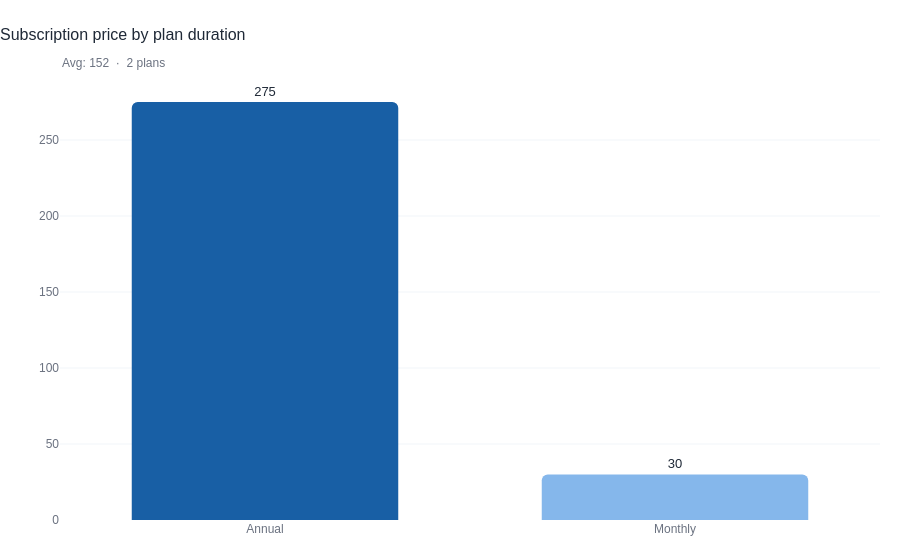

This figure's notebook cell:
### Code cell
df_prices_chart = prices[['plan_duration', 'subscription_price']].copy()
df_prices_chart = df_prices_chart.sort_values('subscription_price', ascending=False)

max_val = df_prices_chart['subscription_price'].max()

# Color intensity based on value (darker = higher)
def get_color(val):
    ratio = val / max_val
    if ratio >= 0.85: return '#185FA5'
    if ratio >= 0.60: return '#378ADD'
    if ratio >= 0.35: return '#5BA3E8'
    return '#85B7EB'

colors = [get_color(v) for v in df_prices_chart['subscription_price']]

fig = go.Figure(go.Bar(
    x=df_prices_chart['plan_duration'],
    y=df_prices_chart['subscription_price'],
    text=df_prices_chart['subscription_price'].apply(lambda v: f'{v:,.0f}'),
    textposition='outside',
    marker=dict(
        color=colors,
        line_width=0,
        cornerradius=6,
    ),
    cliponaxis=False,
))

avg = df_prices_chart['subscription_price'].mean()

fig.update_layout(
    title=dict(
        text='Subscription price by plan duration',
        font=dict(size=16, color='#1f2937', family='Arial'),
        x=0,
        pad=dict(b=16)
    ),
    annotations=[
        dict(
            text=f"Avg: {avg:,.0f}  ·  {len(df_prices_chart)} plans",
            xref='paper', yref='paper', x=0, y=1.06,
            showarrow=False,
            font=dict(size=12, color='#6b7280', family='Arial'),
            align='left'
        )
    ],
    xaxis=dict(
        title=None,
        showgrid=False,
        tickfont=dict(size=12, color='#6b7280', family='Arial'),
        showline=False,
    ),
    yaxis=dict(
        title=None,
        showgrid=True,
        gridcolor='#f1f5f9',
        gridwidth=1,
        zeroline=False,
        tickfont=dict(size=12, color='#6b7280', family='Arial'),
        tickformat=',.0f',
    ),
    plot_bgcolor='white',
    paper_bgcolor='white',
    showlegend=False,
    font=dict(family='Arial', size=13, color='#1f2937'),
    margin=dict(t=80, b=40, l=60, r=20),
    bargap=0.35,
)

fig.show()

### Figure 1 — Plotly figure (JSON) as saved in the notebook; plotly's stock layout.template omitted (floating-point values rounded to 4 significant figures)
{"data": [{"cliponaxis": false, "marker": {"color": ["#185FA5", "#85B7EB"], "cornerradius": 6, "line": {"width": 0}}, "text": ["275", "30"], "textposition": "outside", "type": "bar", "x": ["Annual", "Monthly"], "y": [275.0, 30.0]}], "layout": {"annotations": [{"align": "left", "font": {"color": "#6b7280", "family": "Arial", "size": 12}, "showarrow": false, "text": "Avg: 152  ·  2 plans", "x": 0, "xref": "paper", "y": 1.06, "yref": "paper"}], "bargap": 0.35, "font": {"color": "#1f2937", "family": "Arial", "size": 13}, "margin": {"b": 40, "l": 60, "r": 20, "t": 80}, "paper_bgcolor": "white", "plot_bgcolor": "white", "showlegend": false, "title": {"font": {"color": "#1f2937", "family": "Arial", "size": 16}, "pad": {"b": 16}, "text": "Subscription price by plan duration", "x": 0}, "xaxis": {"showgrid": false, "showline": false, "tickfont": {"color": "#6b7280", "family": "Arial", "size": 12}, "title": {}}, "yaxis": {"gridcolor": "#f1f5f9", "gridwidth": 1, "showgrid": true, "tickfont": {"color": "#6b7280", "family": "Arial", "size": 12}, "tickformat": ",.0f", "title": {}, "zeroline": false}}}
